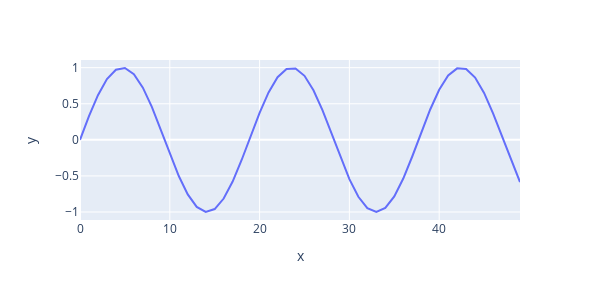

The cell this chart's notebook holds for it:
### Code cell
time = np.arange(50)
px.line(x=time, y=np.sin(time / 3), width=600, height=300).show() # Not seen on GitHub (works locally)
del time

### Figure 1 — Plotly figure (JSON) as saved in the notebook; plotly's stock layout.template omitted (floating-point values rounded to 4 significant figures)
{"data": [{"hovertemplate": "x=%{x}<br>y=%{y}<extra></extra>", "legendgroup": "", "line": {"color": "#636efa", "dash": "solid"}, "marker": {"symbol": "circle"}, "mode": "lines", "name": "", "orientation": "v", "showlegend": false, "type": "scatter", "x": [0, 1, 2, 3, 4, 5, 6, 7, 8, 9, 10, 11, 12, 13, 14, 15, 16, 17, 18, 19, 20, 21, 22, 23, 24, 25, 26, 27, 28, 29, 30, 31, 32, 33, 34, 35, 36, 37, 38, 39, 40, 41, 42, 43, 44, 45, 46, 47, 48, 49], "xaxis": "x", "y": [0, 0.3272, 0.6184, 0.8415, 0.9719, 0.9954, 0.9093, 0.7231, 0.4573, 0.1411, -0.1906, -0.5013, -0.7568, -0.929, -0.999, -0.9589, -0.8133, -0.5782, -0.2794, 0.05013, 0.3742, 0.657, 0.8675, 0.9825, 0.9894, 0.8873, 0.6876, 0.4121, 0.09132, -0.2395, -0.544, -0.7886, -0.9464, -1.0, -0.9435, -0.7831, -0.5366, -0.2309, 0.1001, 0.4202, 0.694, 0.8913, 0.9906, 0.9808, 0.8631, 0.6503, 0.3659, 0.04128, -0.2879, -0.5854], "yaxis": "y"}], "layout": {"height": 300, "legend": {"tracegroupgap": 0}, "margin": {"t": 60}, "width": 600, "xaxis": {"anchor": "y", "domain": [0, 1], "title": {"text": "x"}}, "yaxis": {"anchor": "x", "domain": [0, 1], "title": {"text": "y"}}}}
